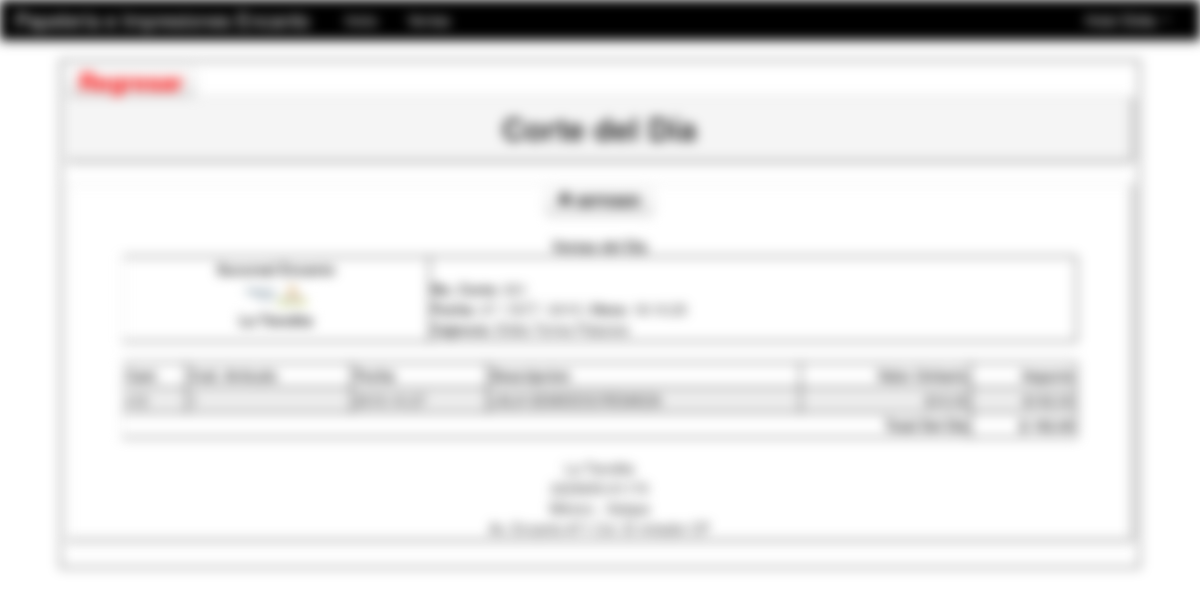
The page /Modulos/Venta/venta_dia.php (signed in) on the database its author committed.
### tables this page shows
CREATE TABLE IF NOT EXISTS `sucursal` (
  `idDeposito` int(11) NOT NULL,
  `nombre` varchar(255) NOT NULL,
  `dir` varchar(255) NOT NULL,
  `tel` varchar(255) NOT NULL,
  `encargado` varchar(255) NOT NULL,
  `estado` varchar(255) NOT NULL
);

CREATE TABLE IF NOT EXISTS `empresa` (
  `idEmpresa` int(11) NOT NULL,
  `empresa` varchar(255) NOT NULL,
  `nit` varchar(255) NOT NULL,
  `direccion` varchar(255) NOT NULL,
  `pais` varchar(255) NOT NULL,
  `ciudad` varchar(255) NOT NULL,
  `tel` varchar(255) NOT NULL,
  `fax` varchar(255) NOT NULL,
  `web` varchar(255) NOT NULL,
  `correo` varchar(255) NOT NULL,
  `fecha` date NOT NULL,
  `moneda` varchar(22) NOT NULL,
  `anno` varchar(255) NOT NULL
);

CREATE TABLE IF NOT EXISTS `cajero` (
  `usuario_idUsuario3` int(11) NOT NULL,
  `deposito_idDeposito3` int(11) NOT NULL
);

CREATE TABLE IF NOT EXISTS `persona` (
  `idPersona` int(11) NOT NULL,
  `doc` varchar(30) NOT NULL,
  `nom` varchar(25) NOT NULL,
  `ape` varchar(40) NOT NULL,
  `fecha` date NOT NULL,
  `tel` varchar(15) NOT NULL,
  `cel` varchar(15) NOT NULL,
  `sexo` varchar(10) NOT NULL,
  `dir` varchar(40) NOT NULL,
  `nota` varchar(50) NOT NULL,
  `fechar` date NOT NULL,
  `estado` varchar(20) NOT NULL,
  `empresa_idEmpresa` int(11) NOT NULL
);

CREATE TABLE IF NOT EXISTS `detalleventa` (
  `id` int(11) NOT NULL,
  `factura` varchar(45) NOT NULL,
  `articulo_codigo2` int(11) NOT NULL,
  `cant` int(11) NOT NULL,
  `fecha` date DEFAULT NULL,
  `usuario_idUsuario2` int(11) NOT NULL
);

CREATE TABLE IF NOT EXISTS `articulo` (
  `codigo` int(11) NOT NULL,
  `nombre` varchar(20) NOT NULL,
  `departamento_idDepartamento` int(11) NOT NULL,
  `unidad_idUnidad` int(11) NOT NULL,
  `defecto` varchar(20) NOT NULL,
  `iva_ivacompra` int(11) NOT NULL,
  `iva_ivaventa` int(11) NOT NULL,
  `costo_prov` varchar(20) NOT NULL,
  `ocosto_prov` varchar(20) NOT NULL,
  `a_venta` varchar(20) NOT NULL,
  `b_venta` varchar(20) NOT NULL,
  `c_venta` varchar(20) NOT NULL,
  `d_venta` varchar(20) NOT NULL,
  `a_costo` varchar(20) NOT NULL,
  `b_costo` varchar(20) NOT NULL,
  `c_costo` varchar(20) NOT NULL,
  `d_costo` varchar(20) NOT NULL
);

CREATE TABLE IF NOT EXISTS `iva` (
  `idIva` int(11) NOT NULL,
  `nombreIva` varchar(255) NOT NULL,
  `valor` varchar(255) NOT NULL,
  `estado` varchar(255) NOT NULL
);

### Modulos/class_buscar.php (called while the page is built, shortened)
<?php
class Consultar_Cajero{
	private $fetch;
	function __construct($codigo){
		$this->consulta = mysql_query("SELECT * FROM ((cajero c INNER JOIN empleado e ON c.usuario_idUsuario3=e.idUsuario)
INNER JOIN persona p ON p.idPersona=e.persona_idPersona) INNER JOIN sucursal s ON s.idDeposito=c.deposito_idDeposito3
WHERE e.idUsuario=$codigo");
		$this->fetch = mysql_fetch_array($this->consulta);
	}
	function consultar($campo){
		return $this->fetch[$campo];
	}
}
class Consultar_Deposito{
	private $fetch;
	function __construct($codigo){
		$this->consulta = mysql_query("SELECT * FROM sucursal WHERE idDeposito=$codigo");
		$this->fetch = mysql_fetch_array($this->consulta);
	}
	function consultar($campo){
		return $this->fetch[$campo];
	}
}
class Consultar_IVA{
	private $fetch;
	function __construct($codigo){
		$this->consulta = mysql_query("SELECT * FROM iva WHERE idIva=$codigo");
		$this->fetch = mysql_fetch_array($this->consulta);
	}
	function consultar($campo){
		return $this->fetch[$campo];
	}
}
?>

### Modulos/funciones.php (called while the page is built, shortened)
<?php
	function fecha($fecha){
		$meses = array("ENE","FEB","MAR","ABR","MAY","JUN","JUL","AGO","SEP","OCT","NOV","DIC");
		$a=substr($fecha, 0, 4);
		$m=substr($fecha, 5, 2);
		$d=substr($fecha, 8);
		return $d." / ".$meses[$m-1]." / ".$a;
	}
	function formato($valor){
		return number_format($valor,2,".",",");
	}
?>

### Modulos/Venta/venta_dia.php (the view, shortened to what this page needs)
<?php
	include_once "class/class.php";
	include_once "../funciones.php";
	include_once "../class_buscar.php";
	$usu=$_SESSION['idUser'];
	$oPersona=new Consultar_Cajero($usu);
	$cajero_nombre=$oPersona->consultar('nom').' '.$oPersona->consultar('ape');
        $fecha=date('Y-m-d');
        $corte='001';
		$pa=mysql_query("SELECT * FROM empresa WHERE idEmpresa=1");
        if($row=mysql_fetch_array($pa)){
			$nombre_empresa=$row['empresa'];
			$dir_empresa=$row['direccion'];
			$tel_empresa=$row['tel'].'-'.$row['fax'];
			$pais_empresa=$row['pais'].' - '.$row['ciudad'];
		}
        $pa=mysql_query("SELECT * FROM Cajero WHERE usuario_idUsuario3=$usu");
        while($row=mysql_fetch_array($pa)){
            $id_bodega=$row['deposito_idDeposito3'];
            $oDeposito=new Consultar_Deposito($id_bodega);
            $nombre_deposito=$oDeposito->consultar('nombre');
        }
?>
<!DOCTYPE html>
<html lang="es">
<head>
    <link href="../../css/bootstrap.css" rel="stylesheet">
    <link href="../../css/bootstrap-responsive.css" rel="stylesheet">
</head>
<body>
<?php include_once "../../menu/m_venta.php"; ?>
	<div align="center">
    	<table width="90%">
          <tr>
            <td>
        	<strong><a style="font-size:24px; color:red;" class="btn" href="index.php">Regresar</a></strong><br>
        	<table class="table table-bordered">
              <tr class="well">
                <td><h2 align="center">Corte del Día</h2></td>
              </tr>
            </table>
            <div class="row-fluid">
            	<div class="span12">
                	<table class="table table-bordered">
                      	<tr>
                        	<td>
                            	<center>
                               	<button onclick="imprimir();" class="btn"><i class="icon-print"></i> <strong>IMPRIMIR</strong></button><BR><br>
                            	<div id="imprimeme">
                                	<center><strong>Ventas del Día</strong></center>
                                	<table width="95%">
                                    	<tr>
                                            <td>
                                                <center>
                                                	<strong><?php echo $nombre_deposito; ?></strong><br>
                                                    <img src="../../img/logo.jpg" width="80" height="80"><br>
                                                    <strong><?php echo $nombre_empresa; ?></strong><br>
                                                </center>
                                            </td>
                                            <td><br>
                                                <strong>No. Corte: </strong><?php echo $corte; ?><br>
                                                <strong>Fecha: </strong><?php echo fecha($fecha); ?> |
                                                <strong>Hora: </strong><?php echo date('H:m:s'); ?><br>
                                                <strong>Cajero/a: </strong><?php echo $cajero_nombre; ?>
                                            </td>
                                        </tr>
                                    </table>
									<br>
                                    <table id="t01" width="95%" rules="all" border="1">
                                    	<tr>
                                        	<td><strong>Cant</strong></td>
                                            <td><strong>Cod. Articulo</strong></td>
                                            <td><strong>Fecha</strong></td>
                                            <td><strong>Descripcion</strong></td>
                                            <td><div align="right"><strong>Valor Unitario</strong></div></td>
                                            <td><div align="right"><strong>Importe</strong></div></td>
                                        </tr>
                                        <?php
											$item=0;
                                            $neto=0;
											$pa=mysql_query("SELECT * FROM detalleventa dv INNER JOIN articulo a ON dv.articulo_codigo2=a.codigo
WHERE fecha = '$fecha' AND dv.usuario_idUsuario2 = $usu");
									        while($row=mysql_fetch_array($pa)){
												$item=$item+$row['cant'];	$cantidad=$row['cant'];
												$codigo=$row['codigo'];
												$p_nombre=$row['nombre'];
												$oIVA=new Consultar_IVA($row['iva_ivaventa']);
												$iva=$oIVA->consultar('valor');
												$defecto=strtolower($row['defecto']);
												$valor=$row[$defecto.'_venta']*(($iva/100)+1);
                                                $importe=$row['cant']*$valor;
												$fecha=$row['fecha'];
												$neto=$neto+$importe;
										?>
                                        <tr>
                                        	<td>x<?php echo $cantidad; ?></td>
                                            <td><?php echo $codigo; ?></td>
                                            <td><?php echo $fecha; ?></td>
                                            <td><?php echo strtoupper($p_nombre); ?></td>
                                            <td><div align="right">$<?php echo formato($valor); ?></div></td>
                                            <td><div align="right">$<?php echo formato($importe); ?></div></td>
                                        </tr>
										<?php } ?>
                                        <tr>
                                          <td colspan="5"><div align="right"><strong>Total Del Día</strong></div></td>
                                          <td><div align="right"><strong>$ <?php echo formato($neto); ?></strong></div></td>
                                        </tr>
                                    </table><br>
                                    <center>
                                    	<?php echo $nombre_empresa; ?><br>
                                        <?php echo $tel_empresa; ?><br>
                                        <?php echo $pais_empresa; ?><br>
                                        <?php echo $dir_empresa; ?><br>
                                    </center>
                                </div>
                                </center>
                            </td>
                    	</tr>
                	</table>
                </div>
            </div>
            </td>
          </tr>
        </table>
    </div>
  </body>
</html>

### Modulos/Venta/venta_dia.php (style rules this page uses)
body { padding-top: 60px; padding-bottom: 40px; }
table { width:90%; }
table, th, td { border: 1px solid black; border-collapse: collapse; }
th, td { padding: 5px; text-align: left; }
table#t01 tr:nth-child(even) { background-color: #eee; }
table#t01 tr:nth-child(odd) { background-color:#fff; }

### rows shown on the page
sucursal: nombre "Sucursal Encanto"
empresa: empresa "La Tiendita", tel_empresa "2225655-91170", pais_empresa "México - Xalapa", direccion "Av. Encanto #71 Col. El mirador CP"
cajero: persona.nom+ape "Elidia Torres Palacios"
detalleventa: fecha "2015-10-27", articulo_codigo2.nombre "LALA SEMIDESCREMADA", articulo_codigo2.valor "16.00"

### other values the page prints
$_SESSION['user_name'] "Elidia"
$corte "001"
fecha($fecha) "27 / OCT / 2015"
formato($neto) "192.00"
